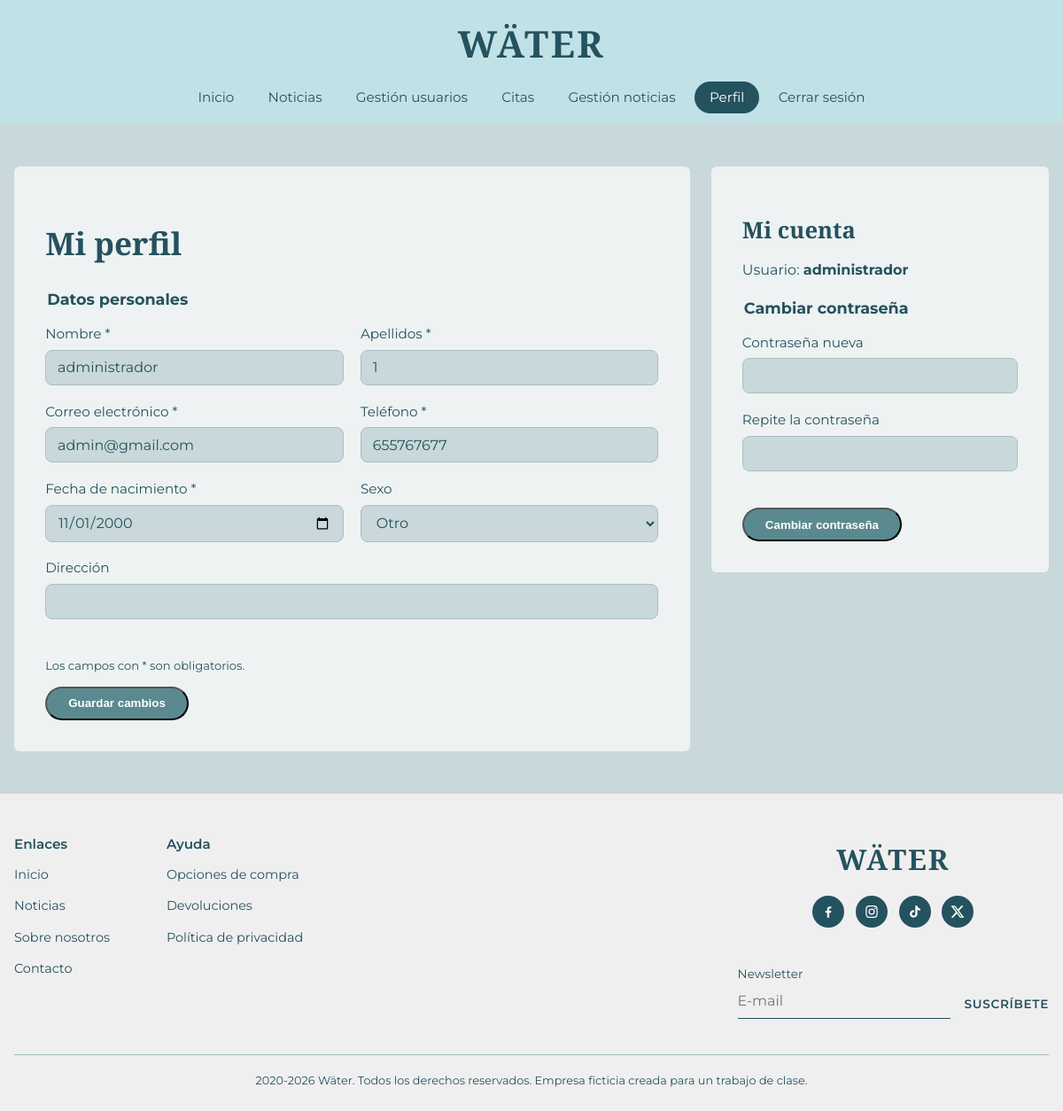
Screenshot of /paginas/usuario/perfil.php (signed in) with the database file from the repository.
### tables this page shows
CREATE TABLE `users_login` (
  `idLogin` int NOT NULL,
  `idUser` int NOT NULL,
  `usuario` varchar(50) NOT NULL,
  `password` varchar(255) NOT NULL,
  `rol` enum('admin','user') NOT NULL
);

CREATE TABLE `users_data` (
  `idUser` int NOT NULL,
  `nombre` varchar(50) NOT NULL,
  `apellidos` varchar(50) NOT NULL,
  `email` varchar(50) NOT NULL,
  `telefono` varchar(15) NOT NULL,
  `fechaNacimiento` date NOT NULL,
  `direccion` varchar(100) DEFAULT NULL,
  `sexo` enum('MUJER','HOMBRE','OTRO') DEFAULT NULL
);

### paginas/usuario/perfil.php (the view, shortened to what this page needs)
<?php
    $raiz='../../';
    require $raiz . 'includes/conexion.php';
    $consulta = $pdo->prepare('SELECT users_data.*, users_login.usuario
    FROM users_data
    INNER JOIN users_login ON users_data.idUser = users_login.idUser
    WHERE users_data.idUser = ?');
    $consulta->execute([$_SESSION['idUser']]);
    $datos = $consulta->fetch();
    $nombre = $datos['nombre'];
    $apellidos = $datos['apellidos'];
    $email = $datos['email'];
    $telefono = $datos['telefono'];
    $fechaNacimiento = $datos['fechaNacimiento'];
    $direccion = $datos['direccion'] ?? '';
    $sexo = $datos['sexo'] ?? '';
    require $raiz . 'includes/cabecera.php';
?>
<main>
    <section class="panel-fondo">
        <div class="columnas-panel">
            <div class="panel">
                <h1>Mi perfil</h1>
                <form action="perfil.php" method="post" class="formulario">
                    <fieldset>
                        <legend>Datos personales</legend>
                        <div class="fila-2">
                            <div class="campo">
                                <label for="nombre">Nombre *</label>
                                <input type="text" id="nombre" name="nombre" value="<?= htmlspecialchars($nombre) ?>">
                            </div>
                            <div class="campo">
                                <label for="apellidos">Apellidos *</label>
                                <input type="text" id="apellidos" name="apellidos" value="<?= htmlspecialchars($apellidos) ?>">
                            </div>
                        </div>
                        <div class="fila-2">
                            <div class="campo">
                                <label for="email">Correo electrónico *</label>
                                <input type="email" id="email" name="email" value="<?= htmlspecialchars($email) ?>">
                            </div>
                            <div class="campo">
                                <label for="telefono">Teléfono *</label>
                                <input type="tel" id="telefono" name="telefono" value="<?= htmlspecialchars($telefono) ?>">
                            </div>
                        </div>
                        <div class="fila-2">
                            <div class="campo">
                                <label for="fechaNacimiento">Fecha de nacimiento *</label>
                                <input type="date" id="fechaNacimiento" name="fechaNacimiento" value="<?= htmlspecialchars($fechaNacimiento) ?>">
                            </div>
                            <div class="campo">
                                <label for="sexo">Sexo</label>
                                <select id="sexo" name="sexo">
                                    <option value="OTRO" <?php if ($sexo === 'OTRO') { echo 'selected'; } ?>>Otro</option>
                                </select>
                            </div>
                        </div>
                        <div class="campo">
                            <label for="direccion">Dirección</label>
                            <input type="text" id="direccion" name="direccion" value="<?= htmlspecialchars($direccion) ?>">
                        </div>
                    </fieldset>
                    <p class="nota">Los campos con * son obligatorios.</p>
                    <button type="submit" class="boton">Guardar cambios</button>
                </form>
            </div>
            <div class="panel">
                <h2>Mi cuenta</h2>
                <p class="panel-intro">Usuario: <strong><?= htmlspecialchars($datos['usuario']) ?></strong></p>
                <form action="perfil.php" method="post" class="formulario">
                    <fieldset>
                        <legend>Cambiar contraseña</legend>
                        <div class="campo">
                            <label for="passwordNueva">Contraseña nueva</label>
                            <input type="password" id="passwordNueva" name="passwordNueva">
                        </div>
                        <div class="campo">
                            <label for="passwordRepetir">Repite la contraseña</label>
                            <input type="password" id="passwordRepetir" name="passwordRepetir">
                        </div>
                    </fieldset>
                    <button type="submit" class="boton">Cambiar contraseña</button>
                </form>
            </div>
        </div>
    </section>
</main>
<?php require $raiz . 'includes/pie.php'; ?>

### css/estilos.css (style rules this page uses)
:root { --agua-claro: #c0e2e7; --tinta: #24525e; --fondo: #eef2f3; --blanco: #ffffff; --verde-azulado: #5a8a8f; --fondo-hero: #e6f0f4; --fondo-panel: #c9d8da; --error: #a33a3a; --error-fondo: #f8e3e3; --exito: #2f6e57; --exito-fondo: #dff1e9; --fuente-titulos: 'Playfair Display', Georgia, serif; --fuente-texto: 'Montserrat', Arial, sans-serif; --texto-pequeno: 0.85rem; --texto-menu: 0.95rem; --texto-normal: 1rem; --titulo-h2: 1.8rem; --titulo-h1: 2.4rem; --titulo-h2: 2.2rem; --texto-logo: 2.6rem; --titulo-hero: 3rem; --radio: 14px; --sombra: 0 6px 20px rgba(36, 82, 94, 0.12); }
*, *::before, *::after { box-sizing: border-box; }
body { margin: 0; font-family: var(--fuente-texto); color: var(--tinta); background-color: var(--fondo); line-height: 1.6; }
h1,h2,h3 { font-family: var(--fuente-titulos); color: var(--tinta); line-height: 1.2; margin: 0 0 0 0.5e,; }
.boton { display: inline-block; padding: 0.7em 1.8em; border-radius: 999px; background-color: var(--verde-azulado); color: var(--blanco); font-weight: 600; text-decoration: none; }
.panel-fondo { padding: 3rem 1rem; background-color: var(--fondo-panel); }
.panel { padding: 2.2rem; background-color: var(--fondo); border-radius: 6px; }
.panel h1 { font-size: var(--titulo-h2); }
.panel-intro { margin-top: -0.3em; color: var(--tinta-suave); }
.formulario fieldset { margin: 0 0 1.5rem; padding: 0; border: none; }
.formulario legend { margin-bottom: 0.8rem; font-size: 1.1rem; font-weight: 700; }
.fila-2 { display: grid; grid-template-columns: 1fr 1fr; gap: 0 1.2rem; }
.campo { margin-bottom: 1.1rem; }
.campo label { display: block; margin-bottom: 0.35em; font-size: 0.95rem; }
.campo input, .campo select, .campo textarea { width: 100%; padding: 0.6em 0.8em; border: 1px solid #a9bfc2; border-radius: 8px; background-color: var(--fondo-panel); color: var(--tinta); font: 1rem var(--fuente-texto); }
.nota { font-size: 0.82rem; color: var(--tinta-suave); }
.columnas-panel { display: grid; grid-template-columns: 2fr 1fr; align-items: start; gap: 1.5rem; max-width: 1200px; margin: 0 auto; }
.panel h2 { font-size: 1.6rem; }

### rows the page displays
users_login: nombre "administrador", apellidos "1", email "admin@gmail.com", telefono "655767677", fechaNacimiento "11/01/2000", usuario "administrador"
users_data: sexo "Otro"
